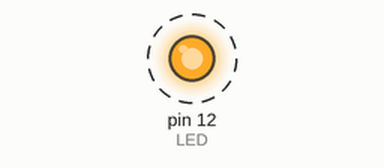
Recording of a program running on a simulated Raspberry Pi (header pin numbers). Parts: output pins drawn as LEDs (lit = HIGH). Dashed ring = blinking.

Above: at 0.2 s.
Timing chart, 0 to 3.0 s (numbered marks = the images above):
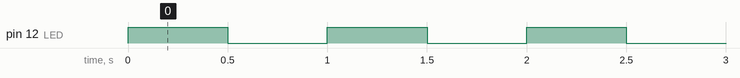

The program:

led_ex01.py
```python
import RPi.GPIO as GPIO
import time

GPIO.setmode(GPIO.BOARD)
#GPIO.setmode(GPIO.BCM)

LED = 12

GPIO.setup(LED, GPIO.OUT, initial=GPIO.LOW)

try:
	while 1:
		GPIO.output(LED, GPIO.HIGH)
		time.sleep(0.5)

		GPIO.output(LED, GPIO.LOW)
		time.sleep(0.5)
except KeyboardIntrrupt:
	pass

GPIO.cleanup()
```

Measured:
- by itself, pin 12 (LED): alternates HIGH for 0.50 s and LOW for 0.50 s
